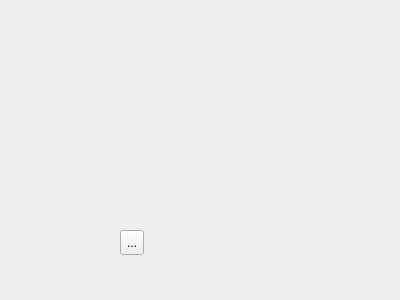
<?xml version="1.0" encoding="UTF-8"?>
<ui version="4.0">
 <class>tb_calaix</class>
 <widget class="QWidget" name="tb_calaix">
  <property name="geometry">
   <rect>
    <x>0</x>
    <y>0</y>
    <width>400</width>
    <height>300</height>
   </rect>
  </property>
  <property name="windowTitle">
   <string>tb_calaix</string>
  </property>
  <widget class="QToolButton" name="toolButton">
   <property name="geometry">
    <rect>
     <x>120</x>
     <y>230</y>
     <width>24</width>
     <height>25</height>
    </rect>
   </property>
   <property name="text">
    <string>...</string>
   </property>
  </widget>
 </widget>
 <layoutdefault spacing="6" margin="11"/>
 <resources/>
 <connections/>
</ui>
